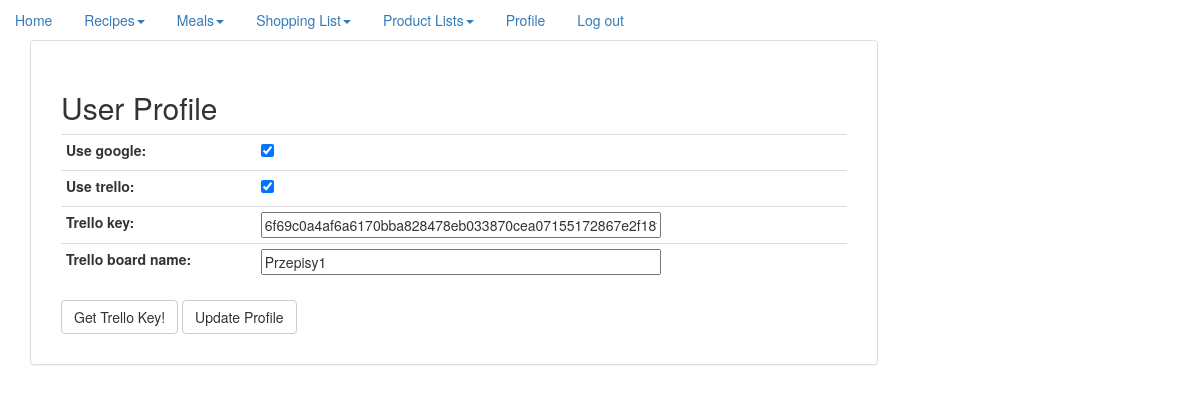
Before: /profile/ (signed in) with the older database file.
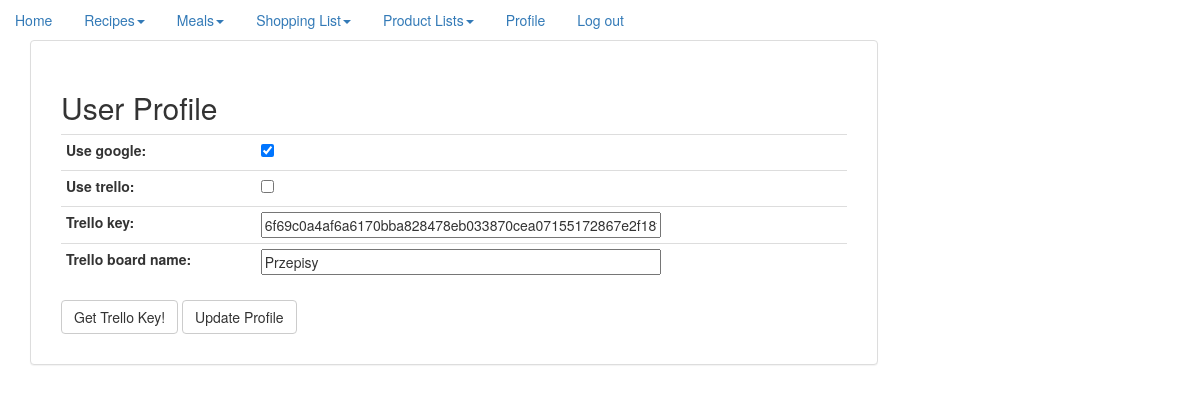
After: the same page with the newer database file.
### extended_user/models.py (models this page shows, shortened)
class UserProfile(models.Model):
    user = models.OneToOneField(User)
    use_google = models.BooleanField()
    use_trello = models.BooleanField()
    trello_key = models.CharField(max_length=64, blank=True)
    trello_board_name = models.CharField(max_length=100, default='Reshp', blank=True)

### website/views.py (the view)
# urls.py: url(r'profile/', profile),
def profile(request):
    if request.method == 'POST':
        form = UserProfileForm(request.POST)
        if form.is_valid():
            use_google = form.cleaned_data['use_google']
            use_trello = form.cleaned_data['use_trello']
            trello_key = form.cleaned_data['trello_key']
            trello_board_name = form.cleaned_data['trello_board_name']
            userProfile = UserProfile.objects.get(user=request.user)
            userProfile.use_google = use_google
            userProfile.use_trello = use_trello
            userProfile.trello_key = trello_key
            userProfile.trello_board_name = trello_board_name
            userProfile.save()
        else:
            return render_to_response('profile.html', locals(), RequestContext(request))
        messages.add_message(request, messages.SUCCESS, 'Your profile was updated successfully')
        return HttpResponseRedirect('/profile')
    else:
        userProfile = UserProfile.objects.get(user=request.user)
        form = UserProfileForm(initial={'use_google': userProfile.use_google, 'use_trello': userProfile.use_trello,
                                        'trello_key': userProfile.trello_key,
                                        'trello_board_name': userProfile.trello_board_name})
    return render(request, 'profile.html', {
        'form': form,
        'title': 'User Profile',
        'trello': settings.TRELLO_APP_KEY
    })

### extended_user/form.py
class UserProfileForm(forms.Form):
    use_google = forms.BooleanField(required=False)
    use_trello = forms.BooleanField(required=False)
    trello_key = forms.CharField(
        widget=forms.TextInput(attrs={'style': 'width:400px'}),
        required=False)
    trello_board_name = forms.CharField(
        widget=forms.TextInput(attrs={'style': 'width:400px'}),
        required=False)

### templates/profile.html (shortened to what this page needs)
{% extends "base.html" %}
{% block content %}
    <div class="panel-body register-user">
        {% if user.is_authenticated %}
            <form action="/profile/" method="post">
                <h2 class="">{{ title }}</h2>
                <table class="table table-condensed">
                    {{ form.as_table }}
                </table>
                <input type=button class="btn btn-default"
                       onClick=window.open("https://trello.com/1/authorize?expiration=never&scope=read,write,account&response_type=token&name=Server%20Token&key={{ trello }}","Ratting","width=550,height=750,left=150,top=200,toolbar=0,status=0,");
                       value="Get Trello Key!">
                <input type="submit" class="btn btn-default" value="Update Profile"/>
            </form>
        {% else %}
            You are not logged in. You can log in <a href="/login">here.</a>
        {% endif %}
    </div>
{% endblock %}

### templates/base.html (shortened to what this page needs)
<!DOCTYPE html>
<html lang="en">
<head>
    <link rel="stylesheet" href="https://maxcdn.bootstrapcdn.com/bootstrap/3.3.6/css/bootstrap.min.css"
>
    <link rel="stylesheet" type="text/css" href="http://midnight-order.com/media/css/recipes.css">
    <link rel="stylesheet" href="//code.jquery.com/ui/1.11.0/themes/smoothness/jquery-ui.css">
    <link rel="stylesheet" href="http://code.jquery.com/ui/1.11.0/themes/smoothness/jquery-ui.css">
</head>
<body>
{% if not user.is_authenticated %}
    <div class="div-pos foo3">
{% else %}
    <div class="div-pos foo">
{% endif %}
<ul class="nav nav-pills">
    <li role="presentation"><a href="/">Home</a></li>
    {% if not user.is_authenticated %}
        <li role="presentation"><a href="/recipes">Recipes</a></li>
        <li role="presentation"><a href="/login">Login</a></li>
        <li role="presentation"><a href="/register">Register</a></li>
    {% else %}
        <li class="dropdown"><a href="#" data-toggle="dropdown" class="dropdown-toggle">Recipes<b class="caret"></b></a>
        </li>
        <li class="dropdown"><a href="#" data-toggle="dropdown" class="dropdown-toggle">Meals<b
                class="caret"></b></a>
        </li>
        <li class="dropdown"><a href="#" data-toggle="dropdown" class="dropdown-toggle">Shopping List<b
                class="caret"></b></a>
        </li>
        <li class="dropdown"><a href="#" data-toggle="dropdown" class="dropdown-toggle">Product Lists<b
                class="caret"></b></a>
        </li>
        <li role="presentation"><a href="/profile">Profile</a></li>
        <li role="presentation"><a href="/logout">Log out</a></li>
    {% endif %}
</ul>
</div>
<div class="container">
    <div class="row row-offcanvas row-offcanvas-right ">
        <div class="col-xs-12 col-sm-9">
            <div class="panel panel-default">
                <div class="panel-body word-break">
                    {% block content %}
                    {% endblock %}
                </div>
            </div>
        </div>
    </div>
</div>
</body>
</html>

Changed rows visible on the page:
changed UserProfile "6f69c0a4af6a6170bba828478eb033870cea07155172867e2f18f6b0dd058651": use_trello "☑" → "☐"; trello_board_name "Przepisy1" → "Przepisy"
